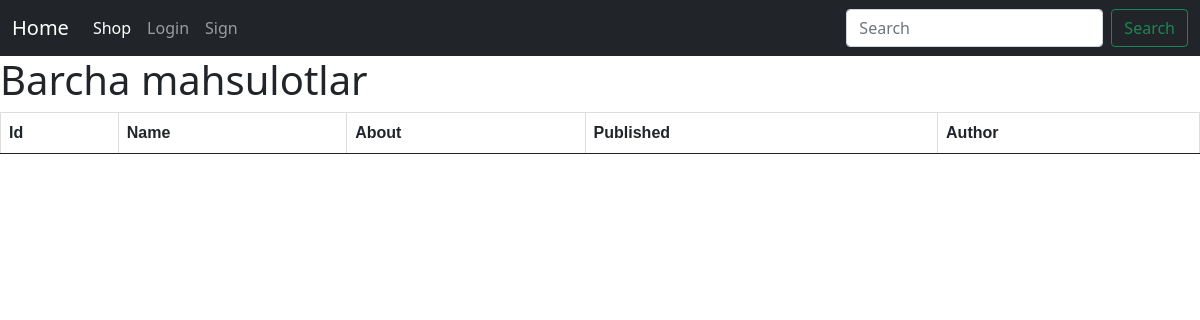
The page /shop on the database as committed earlier.
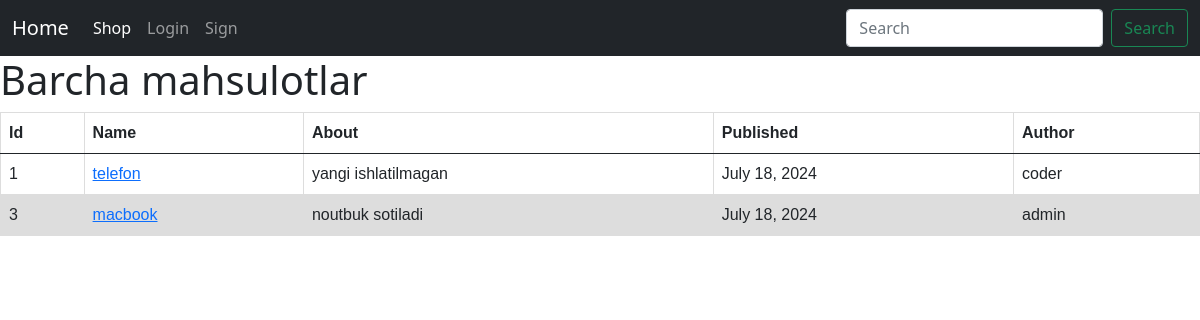
The same page on the database as committed later.
### main/models.py (models this page shows, shortened)
class Products(models.Model):
    name = models.CharField(max_length=100)
    description = models.CharField(max_length=250)
    price = models.IntegerField()
    created = models.DateTimeField(auto_now_add=True)
    author = models.ForeignKey(get_user_model(), on_delete=models.CASCADE)

### main/views.py (the view)
# urls.py: path('shop', Shop.as_view(), name='shop'),
class Shop(ListView):
    model = Products
    template_name = 'main/shop.html'

### templates/main/shop.html (shortened to what this page needs)
{% extends 'base.html' %}
{% load static %}
{% block css %}
<link rel="stylesheet" href="{% static 'shop.css' %}">
{% endblock css %}
{% block content %}
    <h1>Barcha mahsulotlar</h1>
      <table class="table">
        <thead>
          <tr>
            <th scope="col">Id</th>
            <th scope="col">Name</th>
            <th scope="col">About</th>
            <th scope="col">Published</th>
            <th scope="col">Author</th>
          </tr>
        </thead>
        <tbody>
          {% for post in object_list %}
              <tr>
                <td>{{ post.id }}</td>
                <td><a href="{% url 'detail' post.pk %}">{{ post.name }}</a></td>
                <td>{{ post.description }}</td>
                <td>{{ post.created.date }}</td>
                <td>{{ post.author }}</td>
              </tr>
          {% endfor %}
        </tbody>
      </table>
{% endblock content %}

### templates/base.html (shortened to what this page needs)
<!DOCTYPE html>
<html lang="en">
<head>
    <link href="https://cdn.jsdelivr.net/npm/bootstrap@5.0.2/dist/css/bootstrap.min.css" rel="stylesheet">
    {% block css %}
    {% endblock css %}
</head>
<body>
    <nav class="navbar navbar-expand-lg navbar-dark bg-dark">
        <div class="container-fluid">
          <a class="navbar-brand" href="{% url 'home' %}">Home</a>
          <div class="collapse navbar-collapse" id="navbarSupportedContent">
            <ul class="navbar-nav me-auto mb-2 mb-lg-0">
              <li class="nav-item">
                <a class="nav-link active" aria-current="page" href="{% url 'shop' %}">Shop</a>
              </li>
              {% if request.user.is_authenticated %}
              <li class="nav-item">
                <a class="nav-link" href="{% url 'logout' %}">Logout</a>
              </li>
              <li class="nav-item">
                <a class="nav-link disabled" href="#" tabindex="-1" aria-disabled="true">{{ request.user }}</a>
              </li>
              {% else %}
              <li class="nav-item">
                <a class="nav-link" href="{% url 'login' %}">Login</a>
              </li>
              <li class="nav-item">
                <a class="nav-link  " href="{% url 'sign' %}">Sign</a>
              </li>
              {% endif %}
            </ul>
            <form class="d-flex">
              <input class="form-control me-2" type="search" placeholder="Search" aria-label="Search">
              <button class="btn btn-outline-success" type="submit">Search</button>
            </form>
          </div>
        </div>
      </nav>
      {% block content %}
      {% endblock content %}
</body>
</html>

### static/shop.css (style rules this page uses)
table { font-family: arial, sans-serif; border-collapse: collapse; width: 100%; }
td, th { border: 1px solid #dddddd; text-align: left; padding: 8px; }
tr:nth-child(even) { background-color: #dddddd; }

Rows that differ between the two databases and show on the page:
added Products: id "1", name "telefon", description "yangi ishlatilmagan", created "July 18, 2024", author "coder"
added Products: id "3", name "macbook", description "noutbuk sotiladi", created "July 18, 2024", author "admin"
